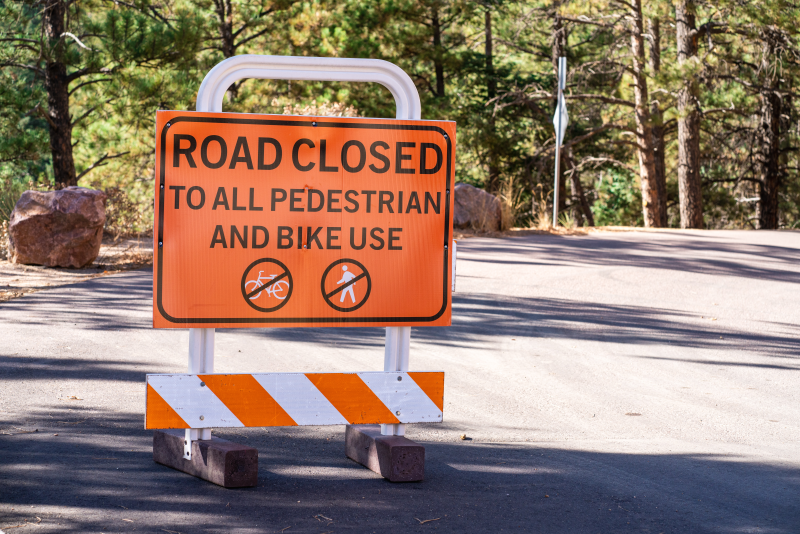
#> input picture test1.png, 800 x 534 px, given in place of the camera
$ python main.py
#> lines starting #> are read from the running program, lines starting #| are printed output that depends on the picture; after the words box and inside, x2 and y2 are one past the last pixel; in counts of white or black regions, pixels touching at a corner belong together
import cv2
import numpy as np

# open webcam
cap = cv2.VideoCapture(0)

# define yellow color range in HSV
lower_yellow = np.array([20, 100, 100])
upper_yellow = np.array([30, 255, 255])

while True:
    ret, frame = cap.read()
#> frame is the input picture: shape (534, 800, 3); mean B, G, R 109.8, 124.3, 147.2
    if not ret:
        break

    # convert to HSV
    hsv = cv2.cvtColor(frame, cv2.COLOR_BGR2HSV)
#> hsv: shape (534, 800, 3); mean H, S, V 49.9, 90.2, 153.9

    # create mask for yellow
    mask = cv2.inRange(hsv, lower_yellow, upper_yellow)
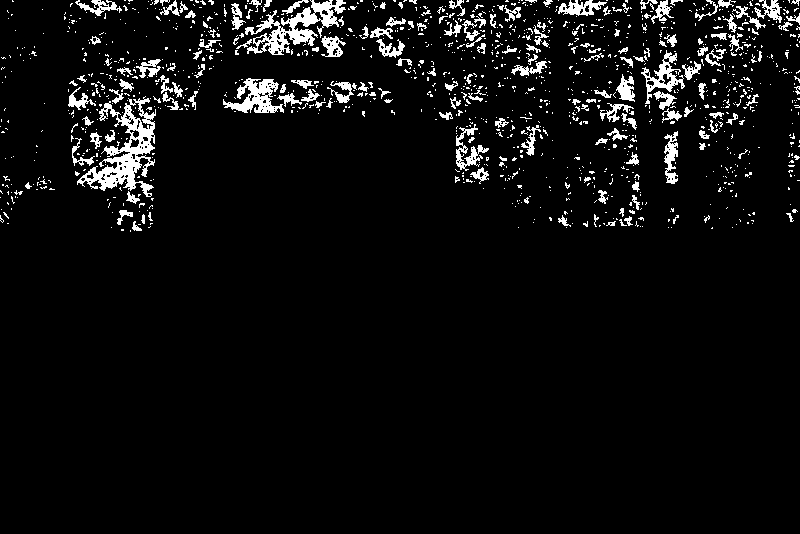
#> mask: shape (534, 800); 5.5% white; 1272 white regions (1096 under 20 px)

    # find contours
    contours, _ = cv2.findContours(mask, cv2.RETR_EXTERNAL, cv2.CHAIN_APPROX_SIMPLE)
#> contours = 1270 contours, 1161 with area under 20; largest, box (x1, y1, x2, y2) and area: (77, 96, 156, 197) 2784, (245, 0, 346, 55) 1832, (223, 78, 284, 113) 946, (641, 50, 685, 104) 676, (558, 0, 607, 16) 380

    for contour in contours:
        area = cv2.contourArea(contour)
        if area > 1000:  # ignore small objects
            x, y, w, h = cv2.boundingRect(contour)
            cv2.rectangle(frame, (x, y), (x + w, y + h), (0, 255, 0), 3)
            cv2.putText(frame, "Yellow", (x, y - 10),
                        cv2.FONT_HERSHEY_SIMPLEX, 0.8, (0, 255, 0), 2)
#> this loop made 1270 passes
#> (area, x, y, w, h) on passes 511, 1254: (2784, 77, 96, 79, 101), (1832, 245, 0, 101, 55)
#> area on passes 26, 38, 41, 58: 35, 28, 37, 70
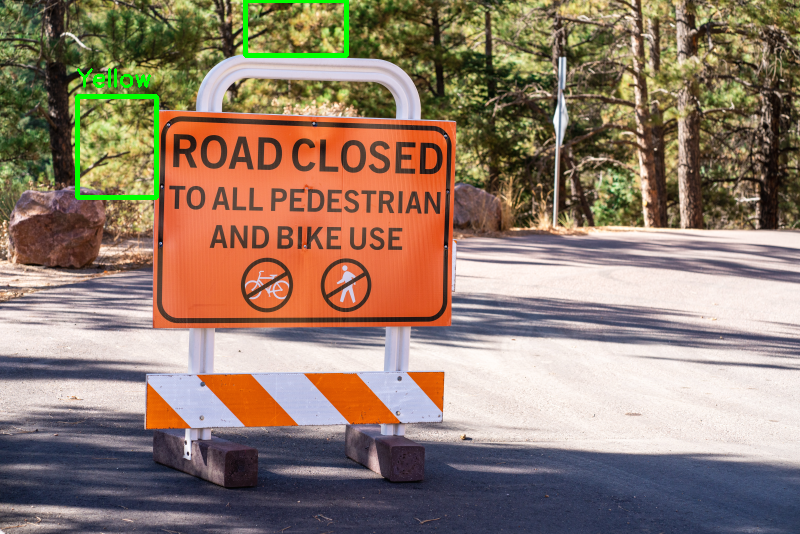
#> frame: shape (534, 800, 3); 0.86% of pixels changed, all inside (x1, y1, x2, y2) = (75, 0, 349, 200)

    # show result
    cv2.imshow("Color Detection", frame)

    # press 'q' to quit
    if cv2.waitKey(1) & 0xFF == ord('q'):
#> (key q is pressed here)
        break

cap.release()
cv2.destroyAllWindows()
